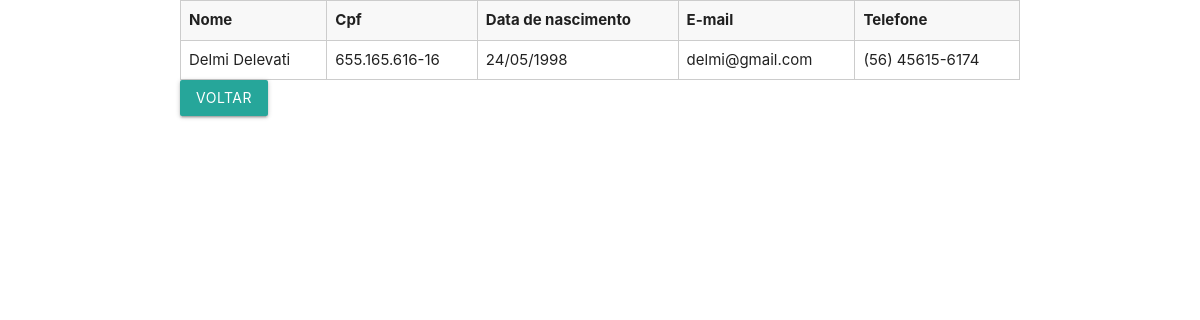
Page /View/listarmeusdados.php (signed in) on the committed database.
### tables this page shows
CREATE TABLE `usuario` (
  `id` int(11) NOT NULL,
  `nome` varchar(100) NOT NULL,
  `cpf` varchar(14) NOT NULL,
  `datanasc` date NOT NULL,
  `email` varchar(30) NOT NULL,
  `telefone` varchar(12) NOT NULL,
  `senha` varchar(200) NOT NULL,
  `status` char(1) NOT NULL,
  `admin` char(1) NOT NULL
);

### View/listarmeusdados.php (the view, shortened to what this page needs)
<?php
include("../Controller/config.php");
$id = $_SESSION['user_id'];
?>
<!DOCTYPE html>
<html lang="pt-BR">
<head>
     <link rel="stylesheet" href="../css/materialize.css">
    <link rel="stylesheet" href="../css/style.css">
</head>
<body>
<div class="container">
<table class="striped bordered">
    <tbody>
        <tr>
            <th>Nome</th>
            <th>Cpf</th>
            <th>Data de nascimento</th>
            <th>E-mail</th>
            <th>Telefone</th>
        </tr>
        <?php
            $result = mysqli_query($mysqli, "SELECT u.nome, u.cpf, u.datanasc, u.email, u.telefone FROM usuario u INNER JOIN medidor m ON u.id = m.idusuario INNER JOIN leitura l ON m.id = l.idmedidor WHERE u.id = $id");
            $dados_leitura = mysqli_fetch_array($result);
                echo "<tr>";
                echo "<td>" . $dados_leitura['nome'] . "</td>";
                $cpf = $dados_leitura['cpf'];
                $cpf_formatado = substr($cpf, 0, 3) . '.' . substr($cpf, 3, 3) . '.' . substr($cpf, 6, 3) . '-' . substr($cpf, 9, 2);
                echo "<td>" . $cpf_formatado . "</td>";
                echo "<td>" . date('d/m/Y', strtotime($dados_leitura['datanasc'])) . "</td>";
                echo "<td>" . $dados_leitura['email'] . "</td>";
                $telefone = $dados_leitura['telefone'];
                $telefone_formatado = '(' . substr($telefone, 0, 2) . ') ' . substr($telefone, 2, 5) . '-' . substr($telefone, 7);
                echo "<td>" . $telefone_formatado . "</td>";
                echo "</tr>";
 ?>
    </tbody>
    </table>
    <div>
    <a href="../View/leitura.php" class='waves-effect waves-light btn'>Voltar</a>
    </div>
</div>
</body>
</html>

### css/style.css (style rules this page uses)
.bordered { border: 1px solid #ccc; border-collapse: collapse; }
.bordered th, .bordered td { border: 1px solid #ccc; padding: 8px; }

### rows in the picture
usuario: nome "Delmi Delevati", cpf "655.165.616-16", datanasc "24/05/1998", email "delmi@gmail.com", telefone "(56) 45615-6174"
